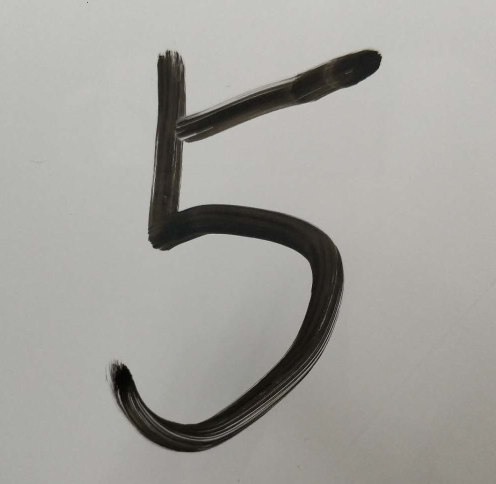
#> input picture text2.jpg, 991 x 967 px, given in place of the camera (shown at 1/2 size)
$ python last_edition.py   (older library calls are emulated)
#> lines starting #> are read from the running program, lines starting #| are printed output that depends on the picture; after the words box and inside, x2 and y2 are one past the last pixel; in counts of white or black regions, pixels touching at a corner belong together
import numpy as np
import cv2
import math
from sklearn.externals import joblib
import contral

def loadproject():
    initPicture = getOnePicture()
    Area1, Area2, Area3, Area4 = RectDetect(initPicture)
    num = [0, 0, 0, 0, 0, 0]
    Area = (Area1, Area2, Area3, Area4)
    j = 1
    for i in Area:
        a = array_op(i)
        num[j] = a[0]
        j += 1
    contral.move(num)

def getOnePicture():
    cap = cv2.VideoCapture(1)
    success, frame = cap.read()
#> frame is the input picture: shape (967, 991, 3); mean B, G, R 156.9, 161.7, 163.1
    if frame is None:
        exit(1)
    cv2.namedWindow("MyWindow")
    while success and cv2.waitKey(1) == -1:
#> (key Esc is pressed here)
        cv2.imshow("MyWindow", frame)
        success, frame = cap.read()
    initPicture = "Screenshoot.jpg"
    cv2.imwrite(initPicture, frame)
    cv2.destroyAllWindows()
    cap.release()
    return initPicture

def ProcessImage(path):
    image = cv2.imread(path)
    gamma_img2 = np.zeros((image.shape[0], image.shape[1], 3), dtype=np.float32)
    for i in range(image.shape[0]):
        for j in range(image.shape[1]):
            gamma_img2[i, j, 0] = math.pow(image[i, j, 0], 0.6)
            gamma_img2[i, j, 1] = math.pow(image[i, j, 1], 0.6)
            gamma_img2[i, j, 2] = math.pow(image[i, j, 2], 0.6)
    cv2.normalize(gamma_img2, gamma_img2, 0, 255, cv2.NORM_MINMAX)
    gamma_img2 = cv2.convertScaleAbs(gamma_img2)
    cv2.imshow("After gamma", gamma_img2)
    cv2.waitKey(0)
    cv2.destroyAllWindows()
    return gamma_img2


def RectDetect(Imagename):
#> called with Imagename = 'Screenshoot.jpg'
    img=cv2.pyrDown(cv2.imread(Imagename,cv2.IMREAD_UNCHANGED))
    imgs=cv2.cvtColor(img,cv2.COLOR_BGR2GRAY)
    imgs=cv2.Canny(imgs,50,100)
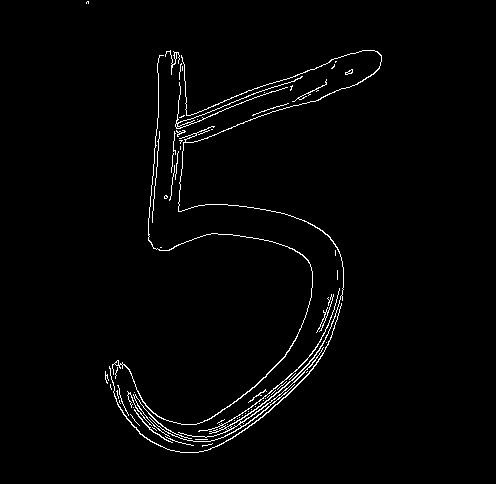
#> imgs: shape (484, 496); 1.9% white in thin lines or dots, all inside (x1, y1, x2, y2) = (86, 1, 382, 453)
    ret,thresh=cv2.threshold(imgs.copy(),127,255,cv2.THRESH_BINARY)
    image,contours,hier=cv2.findContours(thresh,cv2.RETR_EXTERNAL,cv2.CHAIN_APPROX_SIMPLE)
#> contours = 67 contours, 59 with area under 20; largest, box (x1, y1, x2, y2) and area: (149, 50, 382, 442) 383, (112, 55, 313, 425) 154, (109, 303, 342, 453) 131, (175, 76, 303, 129) 62, (134, 409, 173, 443) 27, (133, 394, 192, 439) 27, (165, 50, 180, 75) 22, (316, 294, 334, 333) 20
    xmax,ymax,wmax,hmax=cv2.boundingRect(contours[0])
#> xmax = 202; ymax = 443; wmax = 11; hmax = 4
    for c in contours:
        x, y, w, h = cv2.boundingRect(c)
        if w > wmax or h > hmax:
            xmax, ymax ,wmax ,hmax=x,y,w,h
#> this loop made 67 passes
#> (c, x, y, w, h, xmax, ymax, wmax) on pass 2: ([[195, 439], [207, 439]], 195, 439, 13, 1, 195, 439, 13)
#> (x, y, w, h, xmax, ymax, wmax, hmax) on passes 3, 11, 15, 23, 37, 64: (165, 436, 29, 10, 165, 436, 29, 10), (130, 414, 10, 12, 130, 414, 10, 12), (134, 409, 39, 34, 134, 409, 39, 34), (133, 394, 59, 45, 133, 394, 59, 45), (109, 303, 233, 150, 109, 303, 233, 150), (112, 55, 201, 370, 112, 55, 201, 370)
#> after the loop, hmax = 392; wmax = 233; xmax = 149; ymax = 50
    if wmax <= 60 or hmax <= 30:
        print("Detection failed.")
        return 0,0,0,0,0
    xmax=xmax+7
#> xmax = 156
    ymax=ymax+7
#> ymax = 57
    wmax=wmax-12
#> wmax = 221
    hmax=hmax-12
#> hmax = 380
    print(xmax,ymax,xmax+wmax,ymax+hmax)
#| 156 57 377 437
    Area=np.asarray(img)
    Area5=Area[ymax:ymax+hmax,xmax:xmax+wmax]
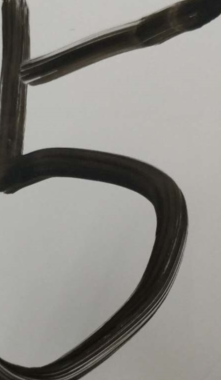
#> Area5: shape (380, 221, 3); mean B, G, R 134.1, 138.7, 140.6
    cv2.imwrite('cutted.jpg', Area5)
    Area1=Area[ymax:(ymax+round(hmax/2)),xmax:(xmax+round(wmax/2))]
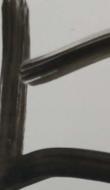
#> Area1: shape (190, 110, 3); mean B, G, R 116.9, 121.5, 123
    Area2=Area[ymax:(ymax+round(hmax/2)),xmax+round(wmax/2):xmax+wmax]
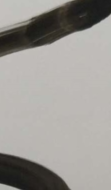
#> Area2: shape (190, 111, 3); mean B, G, R 147.5, 151.8, 154.7
    Area3=Area[ymax+round(hmax/2):ymax+hmax,xmax:xmax+round(wmax/2)]
    Area4=Area[ymax+round(hmax/2):ymax+hmax,xmax+round(wmax/2):xmax+wmax]
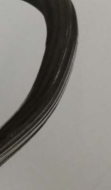
#> Area4: shape (190, 111, 3); mean B, G, R 125.7, 130.7, 133.4
    cv2.imwrite('cutted1.jpg', Area1)
    cv2.imwrite('cutted2.jpg', Area2)
    cv2.imwrite('cutted3.jpg', Area3)
    cv2.imwrite('cutted4.jpg', Area4)
    return Area1,Area2,Area3,Area4


def array_op(Area):
    cv2.imwrite('./gap.bmp',Area)
    Area1 = cv2.imread('./gap.bmp',0)
#> Area1: shape (190, 110); min 22, max 195, mean 121.3
    ret, img2 = cv2.threshold(Area1, 127, 255, cv2.THRESH_BINARY_INV)
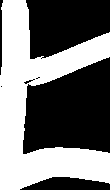
#> img2: shape (190, 110); 46% white; 1 white region, box (x1, y1, x2, y2) and area: (0, 0, 110, 190) 9604
    img_array2 = cv2.resize(img2, (28, 28))
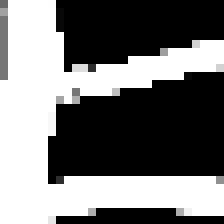
#> img_array2: shape (28, 28) (shown 8 times larger); min 0, max 255, mean 117.6
    imgVec = img_array2.reshape(1, 784)
#> (the run stopped early here; a loop or call above may not have finished)
